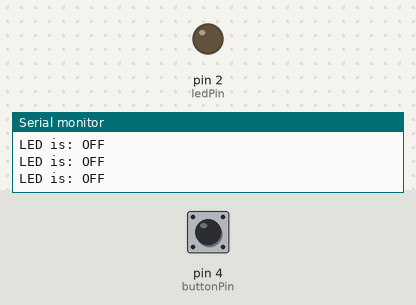
Simulated run of this sketch. Board: Arduino Uno, built with avr-gcc and run on an emulated ATmega328P. Shown: output pins drawn as LEDs (lit = HIGH), the last lines printed to the serial monitor. Dashed ring = blinking. The test bench sets the inputs (shaded band); at power-on: pin 4 (buttonPin) LOW.

Above: at 1.2 s.
1.3 s: pin 4 (buttonPin) pulled HIGH for 1 s
At 2.4 s:
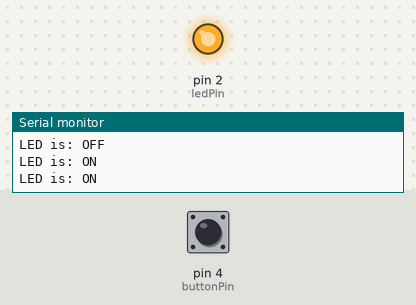
3.8 s: pin 4 (buttonPin) pulled HIGH for 0.15 s
At 5.0 s:
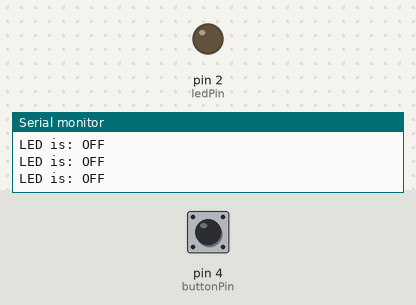
5.4 s: pin 4 (buttonPin) pulled HIGH for 3.2 s
At 5.58 s:
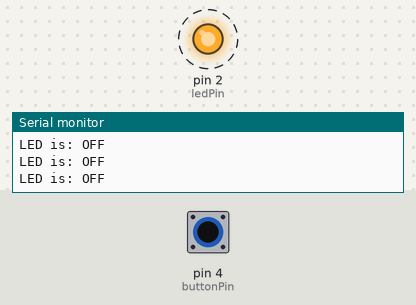
Timing chart, 0 to 10.1 s (numbered marks = the images above; inputs shaded):
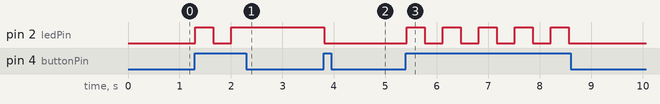

Measured:
- after the input at 1.3 s, pin 2 (ledPin): LOW → HIGH at once, → LOW 0.35 s later, → HIGH 0.35 s later
- after the input at 3.8 s, pin 2 (ledPin): HIGH → LOW at once
- after the input at 5.4 s, pin 2 (ledPin): alternates HIGH for 0.35 s and LOW for 0.35 s, 10 changes in all, then stays LOW, starting at once

The sketch:

Push_Button.ino
```cpp
/*
Project: IoT Made Easy
Author: Mukesh Sankhla
Website: https://www.makerbrains.com
GitHub: https://github.com/MukeshSankhla
Social Media: Instagram @mukesh.diy
*/

int ledPin = 2;        // Pin connected to the LED
int buttonPin = 4;     // Pin connected to the push button
int buttonState = 0;   // Variable to store the button state
int ledState = LOW;    // Variable to store the LED state

void setup() {
  pinMode(ledPin, OUTPUT);      // Set the LED pin as output
  pinMode(buttonPin, INPUT);    // Set the button pin as input
  Serial.begin(115200);
}

void loop() {
  // Read the state of the button
  buttonState = digitalRead(buttonPin);

  // Check if the button is pressed
  if (buttonState == HIGH) {
    // Toggle the LED state
    ledState = !ledState;

    // Update the LED to the new state
    digitalWrite(ledPin, ledState);

    // Debounce delay to avoid multiple reads from a single press
    delay(300);  // Adjust this value if necessary
  }

  // Print the current state of the LED for debugging
  Serial.print("LED is: ");
  if (ledState == HIGH) {
    Serial.println("ON");
  } else {
    Serial.println("OFF");
  }

  delay(50);  // Short delay to stabilize reading
}
```
